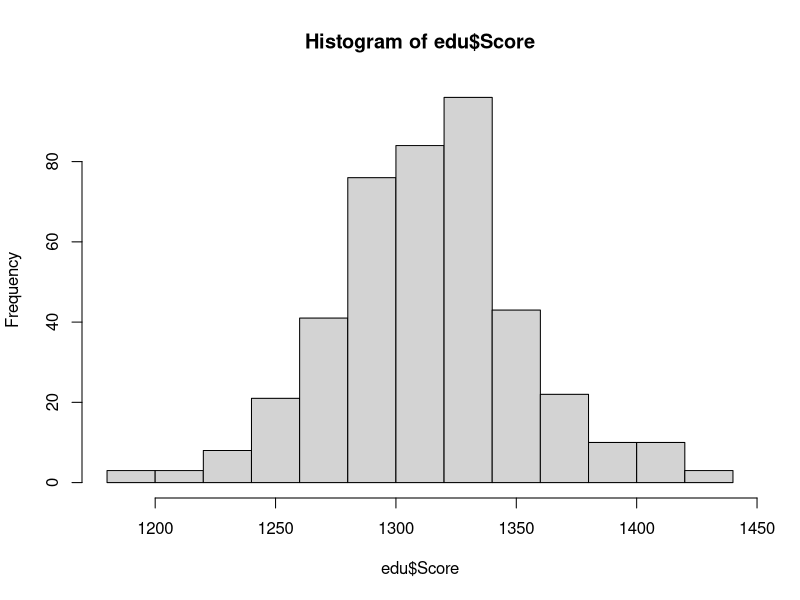
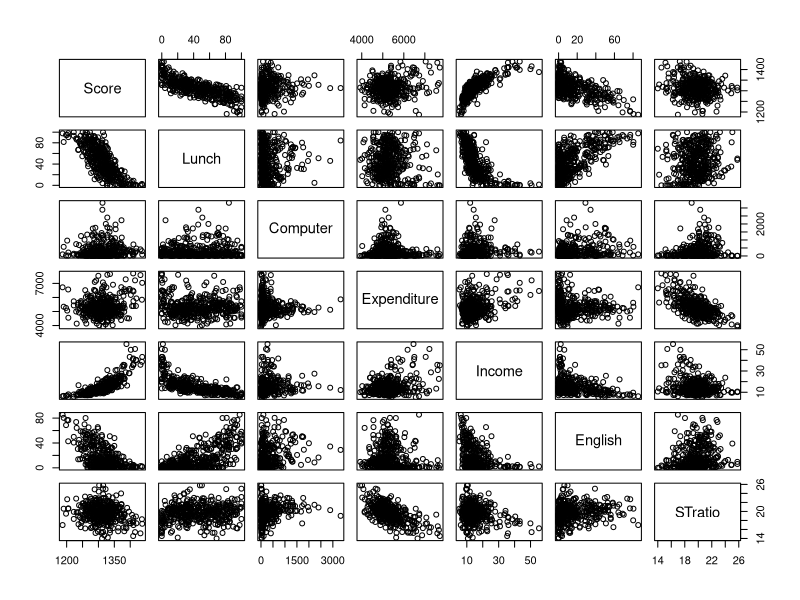

Source code (R) for these figures, in order:
edu <- read.table('SchoolResults.txt',header=T)

##################
# EDA

# Looks normal!
hist(edu$Score)

# There is some collinearity (ex: income vs. lunch)
pairs(edu)
